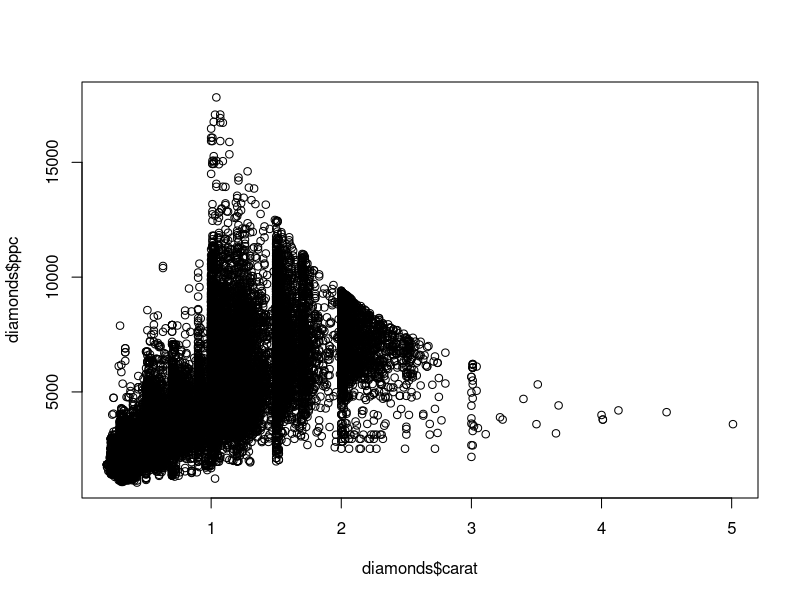
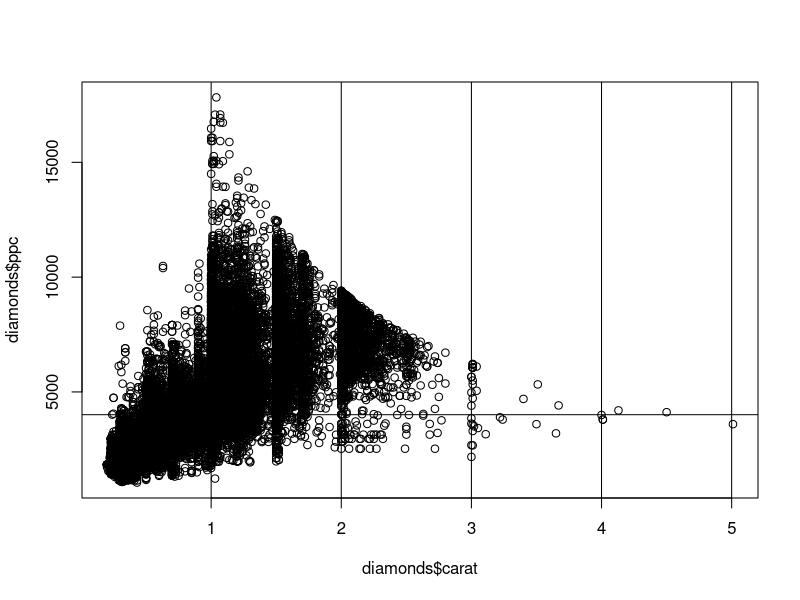

The R source for these figures, in order:
install.packages("ggplot2")
data("diamonds",package = "ggplot2")
library("ggplot2")

# 53940 observations
# 10 variables 
#within the data 

#the above are correct but use R...
nrow(diamonds) #aka observations
ncol(diamonds) #aka variables 

#factor type variables...
#number of columns?
str(diamonds)

#says there are 3 ordered factors! 

#to get the first few observations... 
head(diamonds)
#automatically does first 6 rows... 

summary(diamonds)

sum(diamonds[diamonds$cut == "Ideal" & diamonds$color == "D" & diamonds$depth <= 60,
             "price"])

#so yes, less than $200,000

diamonds$ppc <- diamonds$price/diamonds$carat 
median(diamonds$ppc)

#carat x axis, ppc y axis 
diamonds$ppc <- diamonds$price/diamonds$carat
plot(diamonds$carat,diamonds$ppc)

#carat x axis, ppc y axis 
diamonds$ppc <- diamonds$price/diamonds$carat
plot(diamonds$carat,diamonds$ppc)
abline (h=mean(diamonds$ppc)) #h gives horizontal line
abline(v=1:5) #v gives vertical line 

high.ppc <- diamonds[diamonds$ppc>10000 & diamonds$carat >= 1 & diamonds$carat < 2,]
normal.ppc <- diamonds[diamonds$ppc<=10000 & diamonds$carat >= 1 & diamonds$carat < 2,]

table(high.ppc$clarity)

pricy <- diamonds[order(diamonds$price,decreasing = TRUE)[1], c('price','carat','cut','clarity')]
pricy

#order(diamonds$price) provides the row numbers from lowest to highest price
#order(diamonds$price, decreasing = TRUE) switches this to highest to lowest price
#order(diamonds$price, decreasing = TRUE)[1] gets just the first element, in other words the row number of the highest priced diamond
#The above is passed as the row value in the [ , ] and the vector of column names is provided in the column values.

pricy <- diamonds[order(diamonds$price,decreasing = TRUE)[1], c('price','carat','cut','clarity')]
improve <- diamonds[diamonds$carat > pricy$carat & diamonds$cut > pricy$cut & diamonds$clarity > pricy$clarity,]
improve

#saving...
pricy$price - min(improve$price)